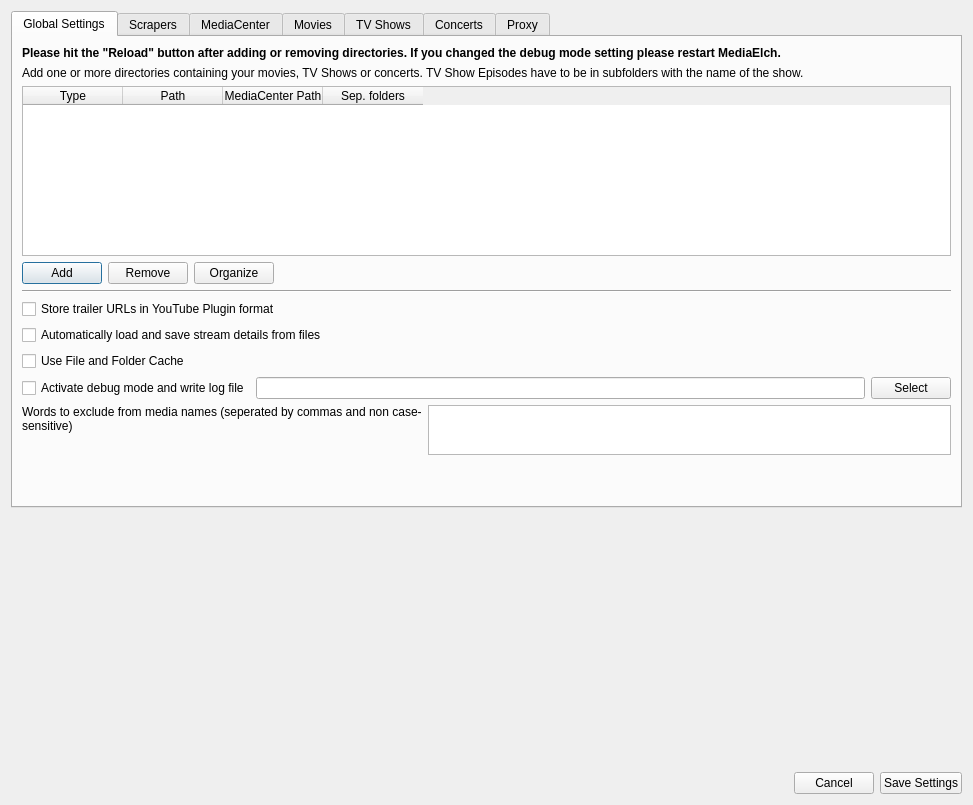
<?xml version="1.0" encoding="UTF-8"?>
<ui version="4.0">
 <class>SettingsWidget</class>
 <widget class="QDialog" name="SettingsWidget">
  <property name="windowModality">
   <enum>Qt::WindowModal</enum>
  </property>
  <property name="geometry">
   <rect>
    <x>0</x>
    <y>0</y>
    <width>973</width>
    <height>805</height>
   </rect>
  </property>
  <property name="windowTitle">
   <string>Settings</string>
  </property>
  <property name="styleSheet">
   <string notr="true"/>
  </property>
  <property name="modal">
   <bool>true</bool>
  </property>
  <layout class="QVBoxLayout" name="verticalLayout" stretch="0,1,0">
   <item>
    <widget class="QTabWidget" name="tabWidget">
     <property name="focusPolicy">
      <enum>Qt::NoFocus</enum>
     </property>
     <property name="styleSheet">
      <string notr="true">/*
QTabWidget::tab-bar {
	left: 0px;
}

QTabWidget::pane {
	margin-top: 10px;
	border: none;
}

QGroupBox {
	background-image: url(:/img/pattern.png);
	border-radius: 5px;
	border: 1px solid rgba(0, 0, 0, 100);
}

QTabBar:tab {
	padding: 5px;
	padding-left: 10px;
	padding-right: 10px;
	border-radius: 5px;
	margin-right: 10px;
	color: #0088cc;
	background-color: rgba(0, 0, 0, 70);
	color: rgb(255, 255, 255);
}

QTabBar::tab:hover {
	background-color: rgba(0, 0, 0, 90);
	color: rgb(255, 255, 255);
}

QTabBar::tab:selected {
	background-color: #0088cc;
	color: rgb(255, 255, 255);
}

*/</string>
     </property>
     <property name="tabPosition">
      <enum>QTabWidget::North</enum>
     </property>
     <property name="currentIndex">
      <number>0</number>
     </property>
     <property name="documentMode">
      <bool>false</bool>
     </property>
     <widget class="QWidget" name="globals">
      <attribute name="title">
       <string>Global Settings</string>
      </attribute>
      <layout class="QVBoxLayout" name="verticalLayout_2" stretch="0,0,0,0,0,0,0,0,0,0,0">
       <item>
        <widget class="QLabel" name="label_12">
         <property name="font">
          <font>
           <weight>75</weight>
           <bold>true</bold>
          </font>
         </property>
         <property name="text">
          <string>Please hit the &quot;Reload&quot; button after adding or removing directories. If you changed the debug mode setting please restart MediaElch.</string>
         </property>
         <property name="wordWrap">
          <bool>true</bool>
         </property>
        </widget>
       </item>
       <item>
        <widget class="QLabel" name="label">
         <property name="text">
          <string>Add one or more directories containing your movies, TV Shows or concerts. TV Show Episodes have to be in subfolders with the name of the show.</string>
         </property>
         <property name="wordWrap">
          <bool>true</bool>
         </property>
        </widget>
       </item>
       <item>
        <widget class="QTableWidget" name="dirs">
         <property name="minimumSize">
          <size>
           <width>0</width>
           <height>100</height>
          </size>
         </property>
         <property name="maximumSize">
          <size>
           <width>16777215</width>
           <height>170</height>
          </size>
         </property>
         <property name="selectionMode">
          <enum>QAbstractItemView::SingleSelection</enum>
         </property>
         <attribute name="horizontalHeaderDefaultSectionSize">
          <number>100</number>
         </attribute>
         <attribute name="verticalHeaderVisible">
          <bool>false</bool>
         </attribute>
         <column>
          <property name="text">
           <string>Type</string>
          </property>
         </column>
         <column>
          <property name="text">
           <string>Path</string>
          </property>
         </column>
         <column>
          <property name="text">
           <string>MediaCenter Path</string>
          </property>
         </column>
         <column>
          <property name="text">
           <string>Sep. folders</string>
          </property>
         </column>
        </widget>
       </item>
       <item>
        <layout class="QHBoxLayout" name="horizontalLayout">
         <item>
          <widget class="QPushButton" name="buttonAddDir">
           <property name="text">
            <string>Add</string>
           </property>
          </widget>
         </item>
         <item>
          <widget class="QPushButton" name="buttonRemoveDir">
           <property name="text">
            <string>Remove</string>
           </property>
          </widget>
         </item>
         <item>
          <widget class="QPushButton" name="buttonMovieFilesToDirs">
           <property name="toolTip">
            <string>&lt;html&gt;&lt;head/&gt;&lt;body&gt;&lt;p&gt;Sort movies into separate directories&lt;/p&gt;&lt;/body&gt;&lt;/html&gt;</string>
           </property>
           <property name="text">
            <string>Organize</string>
           </property>
          </widget>
         </item>
         <item>
          <spacer name="horizontalSpacer">
           <property name="orientation">
            <enum>Qt::Horizontal</enum>
           </property>
           <property name="sizeHint" stdset="0">
            <size>
             <width>40</width>
             <height>20</height>
            </size>
           </property>
          </spacer>
         </item>
        </layout>
       </item>
       <item>
        <widget class="Line" name="line">
         <property name="orientation">
          <enum>Qt::Horizontal</enum>
         </property>
        </widget>
       </item>
       <item>
        <widget class="QCheckBox" name="useYoutubePluginUrls">
         <property name="text">
          <string>Store trailer URLs in YouTube Plugin format</string>
         </property>
        </widget>
       </item>
       <item>
        <widget class="QCheckBox" name="chkAutoLoadStreamDetails">
         <property name="text">
          <string>Automatically load and save stream details from files</string>
         </property>
        </widget>
       </item>
       <item>
        <widget class="QCheckBox" name="chkUseCache">
         <property name="text">
          <string>Use File and Folder Cache</string>
         </property>
        </widget>
       </item>
       <item>
        <layout class="QHBoxLayout" name="horizontalLayout_2">
         <item>
          <widget class="QCheckBox" name="chkActivateDebug">
           <property name="text">
            <string>Activate debug mode and write log file</string>
           </property>
          </widget>
         </item>
         <item>
          <widget class="QLineEdit" name="logfilePath"/>
         </item>
         <item>
          <widget class="QPushButton" name="buttonChooseLogfile">
           <property name="text">
            <string>Select</string>
           </property>
          </widget>
         </item>
        </layout>
       </item>
       <item>
        <layout class="QHBoxLayout" name="horizontalLayout_5" stretch="0,0">
         <item>
          <widget class="QLabel" name="label_excludeWords">
           <property name="minimumSize">
            <size>
             <width>400</width>
             <height>0</height>
            </size>
           </property>
           <property name="text">
            <string>Words to exclude from media names (seperated by commas and non case-sensitive)</string>
           </property>
           <property name="alignment">
            <set>Qt::AlignLeading|Qt::AlignLeft|Qt::AlignTop</set>
           </property>
           <property name="wordWrap">
            <bool>true</bool>
           </property>
          </widget>
         </item>
         <item>
          <widget class="QTextEdit" name="excludeWordsText">
           <property name="maximumSize">
            <size>
             <width>16777215</width>
             <height>50</height>
            </size>
           </property>
           <property name="toolTip">
            <string>Words to exclude from media names (seperated by commas and non case-sensitive)</string>
           </property>
          </widget>
         </item>
        </layout>
       </item>
       <item>
        <spacer name="verticalSpacer_1">
         <property name="orientation">
          <enum>Qt::Vertical</enum>
         </property>
         <property name="sizeHint" stdset="0">
          <size>
           <width>20</width>
           <height>40</height>
          </size>
         </property>
        </spacer>
       </item>
      </layout>
     </widget>
     <widget class="QWidget" name="scrapers">
      <attribute name="title">
       <string>Scrapers</string>
      </attribute>
      <layout class="QVBoxLayout" name="verticalLayout_4">
       <item>
        <widget class="QLabel" name="labelScrapers">
         <property name="font">
          <font>
           <weight>75</weight>
           <bold>true</bold>
          </font>
         </property>
         <property name="text">
          <string>Scrapers</string>
         </property>
        </widget>
       </item>
       <item>
        <layout class="QVBoxLayout" name="verticalLayoutScrapers"/>
       </item>
       <item>
        <spacer name="verticalSpacer_2">
         <property name="orientation">
          <enum>Qt::Vertical</enum>
         </property>
         <property name="sizeHint" stdset="0">
          <size>
           <width>20</width>
           <height>40</height>
          </size>
         </property>
        </spacer>
       </item>
      </layout>
     </widget>
     <widget class="QWidget" name="mediaCenters">
      <attribute name="title">
       <string>MediaCenter</string>
      </attribute>
      <layout class="QVBoxLayout" name="verticalLayout_5">
       <item>
        <widget class="QLabel" name="label_13">
         <property name="font">
          <font>
           <weight>75</weight>
           <bold>true</bold>
          </font>
         </property>
         <property name="text">
          <string>Please hit the &quot;Reload&quot; button after changing the Media Center Interface.</string>
         </property>
         <property name="wordWrap">
          <bool>true</bool>
         </property>
        </widget>
       </item>
       <item>
        <widget class="QLabel" name="label_2">
         <property name="text">
          <string>Select the MediaCenter to use.</string>
         </property>
        </widget>
       </item>
       <item>
        <widget class="QRadioButton" name="radioXbmcXml">
         <property name="text">
          <string>XBMC XML</string>
         </property>
        </widget>
       </item>
       <item>
        <widget class="QLabel" name="labelWarning">
         <property name="font">
          <font>
           <weight>75</weight>
           <bold>true</bold>
          </font>
         </property>
         <property name="styleSheet">
          <string notr="true">color: #B94A48;</string>
         </property>
         <property name="text">
          <string>The MySQL and SQLite interfaces are currently unstable, unmaintained and completely unsupported! Only enable them if you know what you're doing. Don't fill bug reports regarding these interfaces!</string>
         </property>
         <property name="wordWrap">
          <bool>true</bool>
         </property>
        </widget>
       </item>
       <item>
        <widget class="QRadioButton" name="radioXbmcMysql">
         <property name="text">
          <string>XBMC MySQL</string>
         </property>
        </widget>
       </item>
       <item>
        <widget class="QWidget" name="widgetXbmcMysql" native="true">
         <layout class="QFormLayout" name="formLayout">
          <property name="fieldGrowthPolicy">
           <enum>QFormLayout::FieldsStayAtSizeHint</enum>
          </property>
          <property name="topMargin">
           <number>0</number>
          </property>
          <property name="bottomMargin">
           <number>0</number>
          </property>
          <item row="0" column="0">
           <widget class="QLabel" name="label_4">
            <property name="text">
             <string>Host</string>
            </property>
           </widget>
          </item>
          <item row="0" column="1">
           <widget class="QLineEdit" name="inputHost">
            <property name="minimumSize">
             <size>
              <width>0</width>
              <height>15</height>
             </size>
            </property>
           </widget>
          </item>
          <item row="1" column="0">
           <widget class="QLabel" name="label_5">
            <property name="text">
             <string>Database</string>
            </property>
           </widget>
          </item>
          <item row="1" column="1">
           <widget class="QLineEdit" name="inputDatabase">
            <property name="minimumSize">
             <size>
              <width>0</width>
              <height>15</height>
             </size>
            </property>
           </widget>
          </item>
          <item row="2" column="0">
           <widget class="QLabel" name="label_6">
            <property name="text">
             <string>Username</string>
            </property>
           </widget>
          </item>
          <item row="2" column="1">
           <widget class="QLineEdit" name="inputUsername">
            <property name="minimumSize">
             <size>
              <width>0</width>
              <height>15</height>
             </size>
            </property>
           </widget>
          </item>
          <item row="3" column="0">
           <widget class="QLabel" name="label_7">
            <property name="text">
             <string>Password</string>
            </property>
           </widget>
          </item>
          <item row="3" column="1">
           <widget class="QLineEdit" name="inputPassword">
            <property name="minimumSize">
             <size>
              <width>0</width>
              <height>15</height>
             </size>
            </property>
            <property name="echoMode">
             <enum>QLineEdit::Password</enum>
            </property>
           </widget>
          </item>
         </layout>
        </widget>
       </item>
       <item>
        <widget class="QRadioButton" name="radioXbmcSqlite">
         <property name="text">
          <string>XBMC SQLite</string>
         </property>
        </widget>
       </item>
       <item>
        <widget class="QWidget" name="widgetXbmcSqlite" native="true">
         <layout class="QHBoxLayout" name="horizontalLayout_4">
          <property name="topMargin">
           <number>0</number>
          </property>
          <property name="bottomMargin">
           <number>0</number>
          </property>
          <item>
           <widget class="QLabel" name="label_8">
            <property name="text">
             <string>Database</string>
            </property>
           </widget>
          </item>
          <item>
           <widget class="QLineEdit" name="inputSqliteDatabase">
            <property name="readOnly">
             <bool>true</bool>
            </property>
           </widget>
          </item>
          <item>
           <widget class="QPushButton" name="buttonSelectSqliteDatabase">
            <property name="text">
             <string>Select</string>
            </property>
           </widget>
          </item>
         </layout>
        </widget>
       </item>
       <item>
        <widget class="QLabel" name="labelXbmcThumbnailPathDesc">
         <property name="text">
          <string>Set the path where Thumbnails are stored (e.g. ~/.xbmc/userdata/Thumbnails)</string>
         </property>
         <property name="wordWrap">
          <bool>true</bool>
         </property>
        </widget>
       </item>
       <item>
        <layout class="QHBoxLayout" name="layoutXbmcThumbnailPath">
         <item>
          <widget class="QLabel" name="labelXbmcThumbnailPath">
           <property name="text">
            <string>Path</string>
           </property>
          </widget>
         </item>
         <item>
          <widget class="QLineEdit" name="inputThumbnailPath">
           <property name="readOnly">
            <bool>true</bool>
           </property>
          </widget>
         </item>
         <item>
          <widget class="QPushButton" name="buttonSelectThumbnailPath">
           <property name="text">
            <string>Select</string>
           </property>
          </widget>
         </item>
        </layout>
       </item>
      </layout>
     </widget>
     <widget class="QWidget" name="tab_2">
      <attribute name="title">
       <string>Movies</string>
      </attribute>
      <layout class="QVBoxLayout" name="verticalLayout_6">
       <item>
        <widget class="QLabel" name="label_43">
         <property name="text">
          <string>Below you see the filenames which are used for loading and saving your movies. If you want to remove an entry just right click on it and hit remove. To add an entry, right click and choose add entry. To edit a filename just double click on it.</string>
         </property>
         <property name="wordWrap">
          <bool>true</bool>
         </property>
        </widget>
       </item>
       <item>
        <widget class="QLabel" name="label_44">
         <property name="text">
          <string>You can use the placeholder &lt;baseFileName&gt; which is the filename without extension.</string>
         </property>
        </widget>
       </item>
       <item>
        <layout class="QGridLayout" name="gridLayout">
         <item row="0" column="3">
          <widget class="QLabel" name="label_29">
           <property name="font">
            <font>
             <weight>75</weight>
             <bold>true</bold>
            </font>
           </property>
           <property name="text">
            <string>Logo</string>
           </property>
          </widget>
         </item>
         <item row="2" column="1">
          <widget class="QLabel" name="label_16">
           <property name="font">
            <font>
             <weight>75</weight>
             <bold>true</bold>
            </font>
           </property>
           <property name="text">
            <string>CD Art</string>
           </property>
          </widget>
         </item>
         <item row="0" column="2">
          <widget class="QLabel" name="label_28">
           <property name="font">
            <font>
             <weight>75</weight>
             <bold>true</bold>
            </font>
           </property>
           <property name="text">
            <string>Backdrop</string>
           </property>
          </widget>
         </item>
         <item row="2" column="0">
          <widget class="QLabel" name="label_15">
           <property name="font">
            <font>
             <weight>75</weight>
             <bold>true</bold>
            </font>
           </property>
           <property name="text">
            <string>Clear Art</string>
           </property>
          </widget>
         </item>
         <item row="1" column="2">
          <widget class="DataFileListWidget" name="movieBackdropList">
           <property name="maximumSize">
            <size>
             <width>16777215</width>
             <height>70</height>
            </size>
           </property>
          </widget>
         </item>
         <item row="0" column="0">
          <widget class="QLabel" name="label_26">
           <property name="font">
            <font>
             <weight>75</weight>
             <bold>true</bold>
            </font>
           </property>
           <property name="text">
            <string>NFO</string>
           </property>
          </widget>
         </item>
         <item row="0" column="1">
          <widget class="QLabel" name="label_27">
           <property name="font">
            <font>
             <weight>75</weight>
             <bold>true</bold>
            </font>
           </property>
           <property name="text">
            <string>Poster</string>
           </property>
          </widget>
         </item>
         <item row="1" column="3">
          <widget class="DataFileListWidget" name="movieLogoList">
           <property name="maximumSize">
            <size>
             <width>16777215</width>
             <height>70</height>
            </size>
           </property>
          </widget>
         </item>
         <item row="1" column="1">
          <widget class="DataFileListWidget" name="moviePosterList">
           <property name="maximumSize">
            <size>
             <width>16777215</width>
             <height>70</height>
            </size>
           </property>
          </widget>
         </item>
         <item row="1" column="0">
          <widget class="DataFileListWidget" name="movieNfoList">
           <property name="maximumSize">
            <size>
             <width>16777215</width>
             <height>70</height>
            </size>
           </property>
          </widget>
         </item>
         <item row="3" column="0">
          <widget class="DataFileListWidget" name="movieClearArtList">
           <property name="maximumSize">
            <size>
             <width>16777215</width>
             <height>70</height>
            </size>
           </property>
          </widget>
         </item>
         <item row="3" column="1">
          <widget class="DataFileListWidget" name="movieCdArtList">
           <property name="maximumSize">
            <size>
             <width>16777215</width>
             <height>70</height>
            </size>
           </property>
          </widget>
         </item>
        </layout>
       </item>
      </layout>
     </widget>
     <widget class="QWidget" name="tab_4">
      <attribute name="title">
       <string>TV Shows</string>
      </attribute>
      <layout class="QVBoxLayout" name="verticalLayout_8">
       <item>
        <widget class="QLabel" name="label_45">
         <property name="text">
          <string>Below you see the filenames which are used for loading and saving your tv shows. If you want to remove an entry just right click on it and hit remove. To add an entry, right click and choose add entry. To edit a filename just double click on it.</string>
         </property>
         <property name="wordWrap">
          <bool>true</bool>
         </property>
        </widget>
       </item>
       <item>
        <widget class="QLabel" name="label_47">
         <property name="text">
          <string>You can use the placeholder &lt;baseFileName&gt; which is the filename without extension and for season posters &lt;seasonNumber&gt; which is the season number.</string>
         </property>
         <property name="wordWrap">
          <bool>true</bool>
         </property>
        </widget>
       </item>
       <item>
        <layout class="QGridLayout" name="gridLayout_3">
         <item row="4" column="0">
          <widget class="QLabel" name="label_42">
           <property name="font">
            <font>
             <weight>75</weight>
             <bold>true</bold>
            </font>
           </property>
           <property name="text">
            <string>Episode NFO</string>
           </property>
          </widget>
         </item>
         <item row="0" column="2">
          <widget class="QLabel" name="label_35">
           <property name="font">
            <font>
             <weight>75</weight>
             <bold>true</bold>
            </font>
           </property>
           <property name="text">
            <string>Backdrop</string>
           </property>
          </widget>
         </item>
         <item row="2" column="0">
          <widget class="QLabel" name="label_36">
           <property name="font">
            <font>
             <weight>75</weight>
             <bold>true</bold>
            </font>
           </property>
           <property name="text">
            <string>Season Poster</string>
           </property>
          </widget>
         </item>
         <item row="2" column="3">
          <widget class="QLabel" name="label_40">
           <property name="font">
            <font>
             <weight>75</weight>
             <bold>true</bold>
            </font>
           </property>
           <property name="text">
            <string>Character Art</string>
           </property>
          </widget>
         </item>
         <item row="2" column="1">
          <widget class="QLabel" name="label_20">
           <property name="font">
            <font>
             <weight>75</weight>
             <bold>true</bold>
            </font>
           </property>
           <property name="text">
            <string>Logo</string>
           </property>
          </widget>
         </item>
         <item row="0" column="3">
          <widget class="QLabel" name="label_34">
           <property name="font">
            <font>
             <weight>75</weight>
             <bold>true</bold>
            </font>
           </property>
           <property name="text">
            <string>Banner</string>
           </property>
          </widget>
         </item>
         <item row="1" column="2">
          <widget class="DataFileListWidget" name="tvShowBackdropList">
           <property name="maximumSize">
            <size>
             <width>16777215</width>
             <height>70</height>
            </size>
           </property>
          </widget>
         </item>
         <item row="0" column="0">
          <widget class="QLabel" name="label_37">
           <property name="font">
            <font>
             <weight>75</weight>
             <bold>true</bold>
            </font>
           </property>
           <property name="text">
            <string>Show NFO</string>
           </property>
          </widget>
         </item>
         <item row="0" column="1">
          <widget class="QLabel" name="label_38">
           <property name="font">
            <font>
             <weight>75</weight>
             <bold>true</bold>
            </font>
           </property>
           <property name="text">
            <string>Poster</string>
           </property>
          </widget>
         </item>
         <item row="1" column="3">
          <widget class="DataFileListWidget" name="tvShowBannerList">
           <property name="maximumSize">
            <size>
             <width>16777215</width>
             <height>70</height>
            </size>
           </property>
          </widget>
         </item>
         <item row="1" column="1">
          <widget class="DataFileListWidget" name="tvShowPosterList">
           <property name="maximumSize">
            <size>
             <width>16777215</width>
             <height>70</height>
            </size>
           </property>
          </widget>
         </item>
         <item row="4" column="1">
          <widget class="QLabel" name="label_41">
           <property name="font">
            <font>
             <weight>75</weight>
             <bold>true</bold>
            </font>
           </property>
           <property name="text">
            <string>Episode Thumbnail</string>
           </property>
          </widget>
         </item>
         <item row="1" column="0">
          <widget class="DataFileListWidget" name="tvShowNfoList">
           <property name="maximumSize">
            <size>
             <width>16777215</width>
             <height>70</height>
            </size>
           </property>
          </widget>
         </item>
         <item row="3" column="0">
          <widget class="DataFileListWidget" name="tvShowSeasonPosterList">
           <property name="maximumSize">
            <size>
             <width>16777215</width>
             <height>70</height>
            </size>
           </property>
          </widget>
         </item>
         <item row="3" column="1">
          <widget class="DataFileListWidget" name="tvShowLogoList">
           <property name="maximumSize">
            <size>
             <width>16777215</width>
             <height>70</height>
            </size>
           </property>
          </widget>
         </item>
         <item row="2" column="2">
          <widget class="QLabel" name="label_39">
           <property name="font">
            <font>
             <weight>75</weight>
             <bold>true</bold>
            </font>
           </property>
           <property name="text">
            <string>Clear Art</string>
           </property>
          </widget>
         </item>
         <item row="5" column="0">
          <widget class="DataFileListWidget" name="tvShowEpisodeNfoList">
           <property name="maximumSize">
            <size>
             <width>16777215</width>
             <height>70</height>
            </size>
           </property>
          </widget>
         </item>
         <item row="5" column="1">
          <widget class="DataFileListWidget" name="tvShowEpisodeThumbList">
           <property name="maximumSize">
            <size>
             <width>16777215</width>
             <height>70</height>
            </size>
           </property>
          </widget>
         </item>
         <item row="3" column="2">
          <widget class="DataFileListWidget" name="tvShowClearArtList">
           <property name="maximumSize">
            <size>
             <width>16777215</width>
             <height>70</height>
            </size>
           </property>
          </widget>
         </item>
         <item row="3" column="3">
          <widget class="DataFileListWidget" name="tvShowCharacterArtList">
           <property name="maximumSize">
            <size>
             <width>16777215</width>
             <height>70</height>
            </size>
           </property>
          </widget>
         </item>
        </layout>
       </item>
      </layout>
     </widget>
     <widget class="QWidget" name="tab_3">
      <attribute name="title">
       <string>Concerts</string>
      </attribute>
      <layout class="QVBoxLayout" name="verticalLayout_7">
       <item>
        <widget class="QLabel" name="label_46">
         <property name="text">
          <string>Below you see the filenames which are used for loading and saving your concerts. If you want to remove an entry just right click on it and hit remove. To add an entry, right click and choose add entry. To edit a filename just double click on it.</string>
         </property>
         <property name="wordWrap">
          <bool>true</bool>
         </property>
        </widget>
       </item>
       <item>
        <widget class="QLabel" name="label_48">
         <property name="text">
          <string>You can use the placeholder &lt;baseFileName&gt; which is the filename without extension.</string>
         </property>
         <property name="wordWrap">
          <bool>true</bool>
         </property>
        </widget>
       </item>
       <item>
        <layout class="QGridLayout" name="gridLayout_2">
         <item row="0" column="3">
          <widget class="QLabel" name="label_30">
           <property name="font">
            <font>
             <weight>75</weight>
             <bold>true</bold>
            </font>
           </property>
           <property name="text">
            <string>Logo</string>
           </property>
          </widget>
         </item>
         <item row="2" column="1">
          <widget class="QLabel" name="label_17">
           <property name="font">
            <font>
             <weight>75</weight>
             <bold>true</bold>
            </font>
           </property>
           <property name="text">
            <string>CD Art</string>
           </property>
          </widget>
         </item>
         <item row="0" column="2">
          <widget class="QLabel" name="label_31">
           <property name="font">
            <font>
             <weight>75</weight>
             <bold>true</bold>
            </font>
           </property>
           <property name="text">
            <string>Backdrop</string>
           </property>
          </widget>
         </item>
         <item row="2" column="0">
          <widget class="QLabel" name="label_19">
           <property name="font">
            <font>
             <weight>75</weight>
             <bold>true</bold>
            </font>
           </property>
           <property name="text">
            <string>Clear Art</string>
           </property>
          </widget>
         </item>
         <item row="1" column="2">
          <widget class="DataFileListWidget" name="concertBackdropList">
           <property name="maximumSize">
            <size>
             <width>16777215</width>
             <height>70</height>
            </size>
           </property>
          </widget>
         </item>
         <item row="0" column="0">
          <widget class="QLabel" name="label_32">
           <property name="font">
            <font>
             <weight>75</weight>
             <bold>true</bold>
            </font>
           </property>
           <property name="text">
            <string>NFO</string>
           </property>
          </widget>
         </item>
         <item row="0" column="1">
          <widget class="QLabel" name="label_33">
           <property name="font">
            <font>
             <weight>75</weight>
             <bold>true</bold>
            </font>
           </property>
           <property name="text">
            <string>Poster</string>
           </property>
          </widget>
         </item>
         <item row="1" column="3">
          <widget class="DataFileListWidget" name="concertLogoList">
           <property name="maximumSize">
            <size>
             <width>16777215</width>
             <height>70</height>
            </size>
           </property>
          </widget>
         </item>
         <item row="1" column="1">
          <widget class="DataFileListWidget" name="concertPosterList">
           <property name="maximumSize">
            <size>
             <width>16777215</width>
             <height>70</height>
            </size>
           </property>
          </widget>
         </item>
         <item row="1" column="0">
          <widget class="DataFileListWidget" name="concertNfoList">
           <property name="maximumSize">
            <size>
             <width>16777215</width>
             <height>70</height>
            </size>
           </property>
          </widget>
         </item>
         <item row="3" column="0">
          <widget class="DataFileListWidget" name="concertClearArtList">
           <property name="maximumSize">
            <size>
             <width>16777215</width>
             <height>70</height>
            </size>
           </property>
          </widget>
         </item>
         <item row="3" column="1">
          <widget class="DataFileListWidget" name="concertCdArtList">
           <property name="maximumSize">
            <size>
             <width>16777215</width>
             <height>70</height>
            </size>
           </property>
          </widget>
         </item>
        </layout>
       </item>
      </layout>
     </widget>
     <widget class="QWidget" name="tab">
      <attribute name="title">
       <string>Proxy</string>
      </attribute>
      <layout class="QVBoxLayout" name="verticalLayout_3">
       <item>
        <layout class="QFormLayout" name="formLayout_2">
         <item row="3" column="0">
          <widget class="QLabel" name="label_3">
           <property name="text">
            <string>Host</string>
           </property>
          </widget>
         </item>
         <item row="4" column="0">
          <widget class="QLabel" name="label_9">
           <property name="text">
            <string>Port</string>
           </property>
          </widget>
         </item>
         <item row="5" column="0">
          <widget class="QLabel" name="label_22">
           <property name="text">
            <string>Username</string>
           </property>
          </widget>
         </item>
         <item row="6" column="0">
          <widget class="QLabel" name="label_23">
           <property name="text">
            <string>Password</string>
           </property>
          </widget>
         </item>
         <item row="3" column="1">
          <widget class="QLineEdit" name="proxyHost"/>
         </item>
         <item row="5" column="1">
          <widget class="QLineEdit" name="proxyUsername"/>
         </item>
         <item row="6" column="1">
          <widget class="QLineEdit" name="proxyPassword">
           <property name="echoMode">
            <enum>QLineEdit::Password</enum>
           </property>
          </widget>
         </item>
         <item row="1" column="1">
          <widget class="QCheckBox" name="chkUseProxy">
           <property name="text">
            <string/>
           </property>
          </widget>
         </item>
         <item row="1" column="0">
          <widget class="QLabel" name="label_24">
           <property name="text">
            <string>Enable Proxy</string>
           </property>
          </widget>
         </item>
         <item row="2" column="0">
          <widget class="QLabel" name="label_25">
           <property name="text">
            <string comment="Proxy Type">Type</string>
           </property>
          </widget>
         </item>
         <item row="2" column="1">
          <widget class="QComboBox" name="proxyType">
           <item>
            <property name="text">
             <string>HTTP</string>
            </property>
           </item>
           <item>
            <property name="text">
             <string>SOCKS 5</string>
            </property>
           </item>
          </widget>
         </item>
         <item row="4" column="1">
          <widget class="QSpinBox" name="proxyPort">
           <property name="buttonSymbols">
            <enum>QAbstractSpinBox::NoButtons</enum>
           </property>
           <property name="maximum">
            <number>99999</number>
           </property>
          </widget>
         </item>
        </layout>
       </item>
      </layout>
     </widget>
    </widget>
   </item>
   <item>
    <spacer name="verticalSpacer">
     <property name="orientation">
      <enum>Qt::Vertical</enum>
     </property>
     <property name="sizeHint" stdset="0">
      <size>
       <width>20</width>
       <height>40</height>
      </size>
     </property>
    </spacer>
   </item>
   <item>
    <layout class="QHBoxLayout" name="horizontalLayout_7">
     <item>
      <spacer name="horizontalSpacer_4">
       <property name="orientation">
        <enum>Qt::Horizontal</enum>
       </property>
       <property name="sizeHint" stdset="0">
        <size>
         <width>40</width>
         <height>20</height>
        </size>
       </property>
      </spacer>
     </item>
     <item>
      <widget class="QPushButton" name="btnCancel">
       <property name="text">
        <string>Cancel</string>
       </property>
      </widget>
     </item>
     <item>
      <widget class="QPushButton" name="btnSave">
       <property name="text">
        <string>Save Settings</string>
       </property>
      </widget>
     </item>
    </layout>
   </item>
  </layout>
 </widget>
 <customwidgets>
  <customwidget>
   <class>DataFileListWidget</class>
   <extends>QListWidget</extends>
   <header>settings/DataFileListWidget.h</header>
  </customwidget>
 </customwidgets>
 <resources/>
 <connections>
  <connection>
   <sender>btnCancel</sender>
   <signal>clicked()</signal>
   <receiver>SettingsWidget</receiver>
   <slot>reject()</slot>
   <hints>
    <hint type="sourcelabel">
     <x>805</x>
     <y>788</y>
    </hint>
    <hint type="destinationlabel">
     <x>486</x>
     <y>402</y>
    </hint>
   </hints>
  </connection>
  <connection>
   <sender>btnSave</sender>
   <signal>clicked()</signal>
   <receiver>SettingsWidget</receiver>
   <slot>accept()</slot>
   <hints>
    <hint type="sourcelabel">
     <x>910</x>
     <y>788</y>
    </hint>
    <hint type="destinationlabel">
     <x>486</x>
     <y>402</y>
    </hint>
   </hints>
  </connection>
 </connections>
</ui>
